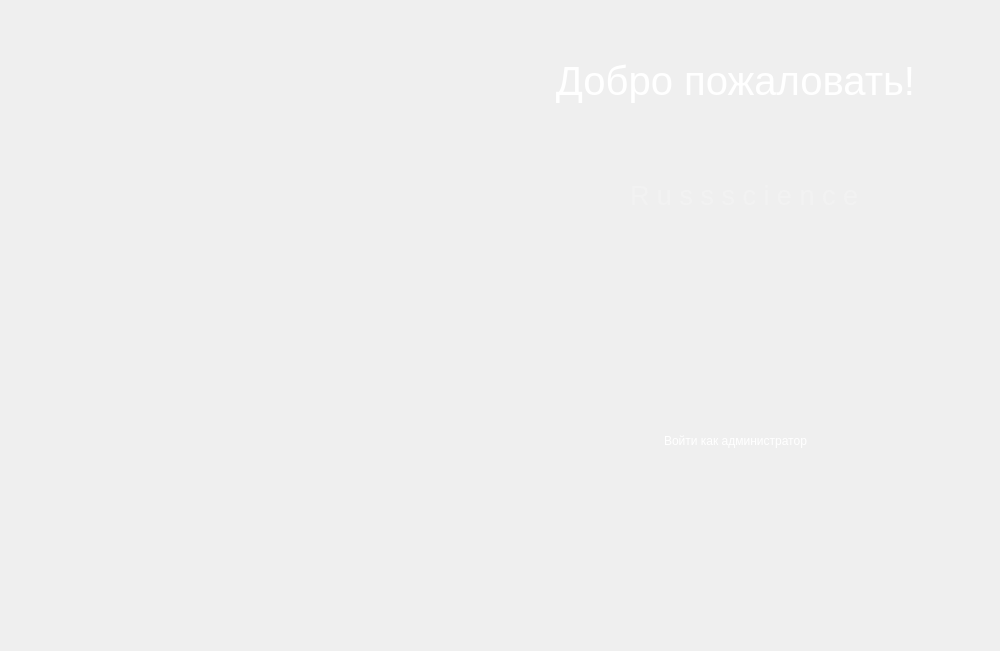
<?xml version="1.0" encoding="UTF-8"?>
<ui version="4.0">
 <class>Russscience</class>
 <widget class="QMainWindow" name="Russscience">
  <property name="geometry">
   <rect>
    <x>0</x>
    <y>0</y>
    <width>1000</width>
    <height>651</height>
   </rect>
  </property>
  <property name="windowTitle">
   <string>Russscience</string>
  </property>
  <widget class="QWidget" name="centralwidget">
   <widget class="QWidget" name="widget" native="true">
    <property name="geometry">
     <rect>
      <x>0</x>
      <y>0</y>
      <width>1100</width>
      <height>800</height>
     </rect>
    </property>
    <widget class="QLabel" name="label">
     <property name="geometry">
      <rect>
       <x>0</x>
       <y>0</y>
       <width>1100</width>
       <height>800</height>
      </rect>
     </property>
     <property name="styleSheet">
      <string notr="true">border-image:url(:/newPrefix/1636920746_35-bogatyr-club-p-fon-dlya-prilozheniya-35.png)
</string>
     </property>
     <property name="text">
      <string/>
     </property>
     <property name="pixmap">
      <pixmap>interface.jpg</pixmap>
     </property>
     <property name="scaledContents">
      <bool>true</bool>
     </property>
    </widget>
    <widget class="QPushButton" name="pushButton">
     <property name="geometry">
      <rect>
       <x>540</x>
       <y>40</y>
       <width>391</width>
       <height>81</height>
      </rect>
     </property>
     <property name="font">
      <font>
       <pointsize>30</pointsize>
      </font>
     </property>
     <property name="styleSheet">
      <string notr="true">background:rgba(255,255,255,0);
border:none;
color:rgb(255,255,255);</string>
     </property>
     <property name="text">
      <string>Добро пожаловать!</string>
     </property>
    </widget>
    <widget class="QPushButton" name="pushButton_2">
     <property name="geometry">
      <rect>
       <x>660</x>
       <y>430</y>
       <width>151</width>
       <height>21</height>
      </rect>
     </property>
     <property name="styleSheet">
      <string notr="true">background:rgba(255,255,255,0);
border:none;
color:rgb(255,255,255);</string>
     </property>
     <property name="text">
      <string>Войти как администратор</string>
     </property>
    </widget>
    <widget class="QLabel" name="label_4">
     <property name="geometry">
      <rect>
       <x>630</x>
       <y>170</y>
       <width>231</width>
       <height>51</height>
      </rect>
     </property>
     <property name="font">
      <font>
       <pointsize>20</pointsize>
      </font>
     </property>
     <property name="styleSheet">
      <string notr="true">color:rgb(242, 242, 242)</string>
     </property>
     <property name="text">
      <string>R u s s s c i e n c e</string>
     </property>
    </widget>
   </widget>
  </widget>
  <widget class="QMenuBar" name="menubar">
   <property name="geometry">
    <rect>
     <x>0</x>
     <y>0</y>
     <width>1000</width>
     <height>21</height>
    </rect>
   </property>
  </widget>
 </widget>
 <resources/>
 <connections/>
</ui>
